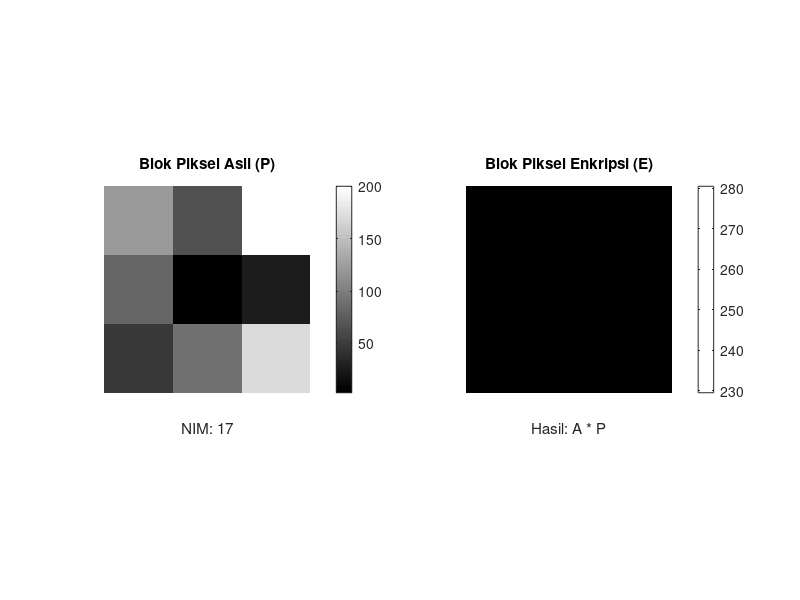

Write the MATLAB code that produced this figure.
% ===================================================== 
%  UTS Matematika Sains Data — Semester Genap 2025/2026 
%  Soal 2d — Verifikasi Invers Manual vs MATLAB
%  --------------------------------------------------- 
%  Nama  : Muhammad Arkan Ryanto
%  NIM   : 17
%  Parameter: N=17, a=1, b=7, K=9, theta0=65, alpha=0.008 
%  Tanggal: 25 April 2026 
% ===================================================== 

clc; clear; close all;

N = 17; a = 1; b = 7; 
K=9; 
theta0=65; 
alpha=0.008;

A = [a+1, b, 2; 
     1, a+2, b; 
     b, 1, a+3];

A_inv = inv(A);

[n, m] = size(A);
C = zeros(n, m); 

for i = 1:n
    for j = 1:m
        subA = A;
        subA(i, :) = []; 
        subA(:, j) = []; 
        C(i,j) = ((-1)^(i+j)) * det(subA);
    end
end

A_inv_manual = C' / det(A);

error_fro = norm(A_inv_manual - A_inv, 'fro');

fprintf('Determinan A: %.2f\n', det(A));
fprintf('Norma Error Frobenius: %.2e\n', error_fro);

P = [120, (50 + N), 200; 
     80, (a + 2), (10 + N); 
     (30 + N), 90, 170];

E = A * P;

P_de = A_inv * E;

disp('Matriks Piksel Asli (P):'); disp(P);
disp('Matriks Terenkripsi (E):'); disp(E);
disp('Matriks Hasil Dekripsi (P''):'); disp(round(P_de));

figure('Name', 'Visualisasi Enkripsi Citra - NIM 17', 'Color', 'k');

subplot(1,2,1);
imshow(uint8(P), []); 
title('Blok Piksel Asli (P)');
xlabel(['NIM: ', num2str(N)]);
colorbar;

subplot(1,2,2);
imshow(uint8(E), []); 
title('Blok Piksel Enkripsi (E)');
xlabel('Hasil: A * P');
colorbar;
folderName = 'gambar';
saveas(gcf, fullfile(folderName, 'Visualisasi_Enkripsi_17.png'));
